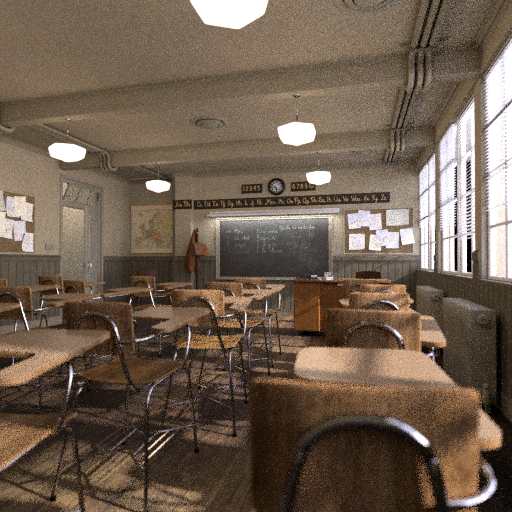
#> input picture pythonScripts/image_classe/classroom_512_100.png, 512 x 512 px, found by its file name
$ python gaussianFilter.py
#> lines starting #> are read from the running program, lines starting #| are printed output that depends on the picture
import cv2
import numpy as np

def gaussian_filter(image, kernel_size, sigma):
    return cv2.GaussianBlur(image, (kernel_size, kernel_size), sigma)

# Charger une image depuis un fichier
image = cv2.imread("classroom_512_100.png", cv2.IMREAD_COLOR)
#> image is the input picture: shape (512, 512, 3); mean B, G, R 79.4, 94.4, 110.9

# Appliquer le filtre gaussien avec une taille de noyau de 5x5 et un écart-type de 1.5
kernel_size = 5
sigma = 1.5
smoothed_image = gaussian_filter(image, kernel_size, sigma)
#> in gaussian_filter, `return cv2.GaussianBlur(image, (kernel_size, kernel_size), sigma)`:
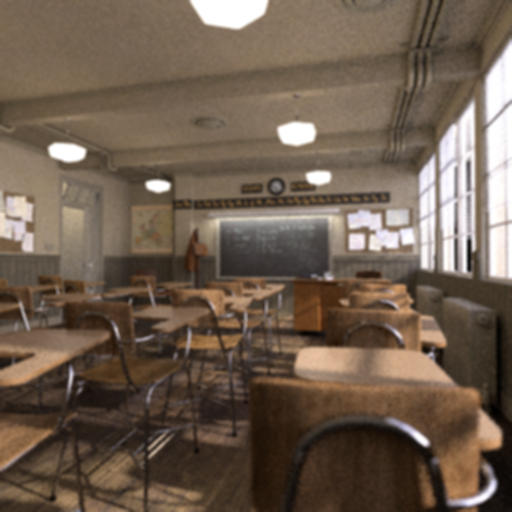
#> returned value: shape (512, 512, 3); mean of channels 0, 1, 2 79.4, 94.4, 110.9; drawn as B, G, R

# Afficher l'image originale et l'image lissée
cv2.imshow('Image Originale', image)
cv2.imshow('Image_Gaussien', smoothed_image)
cv2.imwrite("Gaussian_Filtre.png", smoothed_image)
cv2.waitKey(0)
cv2.destroyAllWindows()
